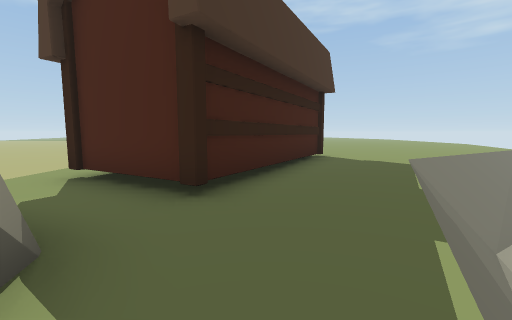
[1] (above)

24 first-person views from a walk through a 3-D level made in the Unity game engine. The camera is 1.5 m above the floor, tilts 6° down and sees 90° across. The floor is counted in squares, 2 m on a side. Each view is taken from the middle of a square. On the plan, view 1 faces up. The plan holds only what a view shows up to about 9 squares ahead; the rest is blank. The place goes on beyond the plan. The player character is not drawn. Some animated figures are not drawn.

[2]
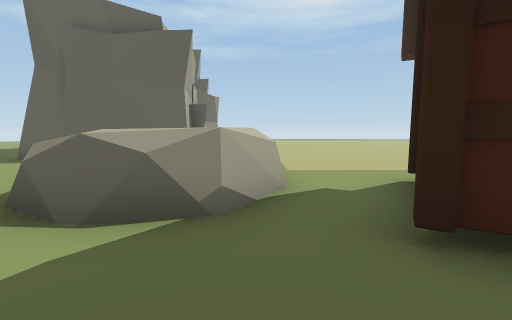

[3]
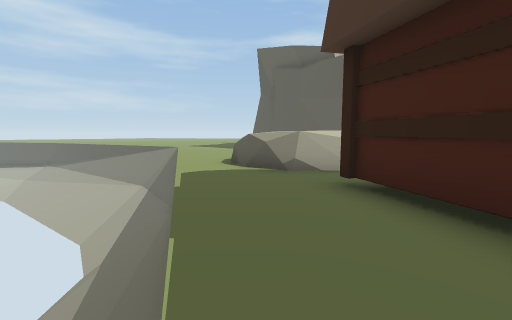

[4]
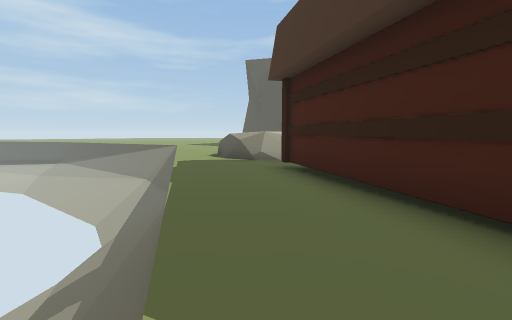

[5]
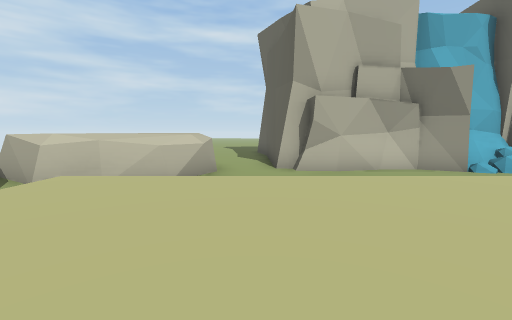

[6]
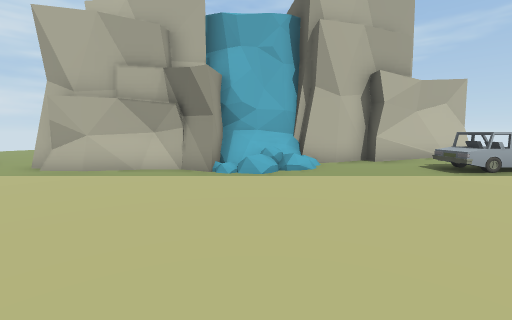

[7]
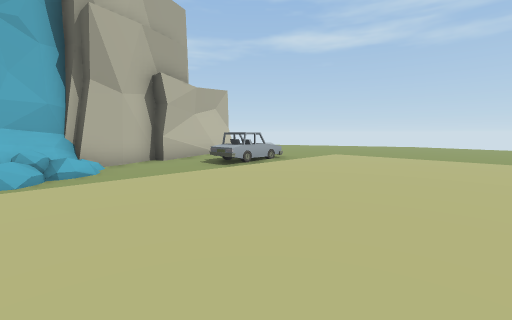

[8]
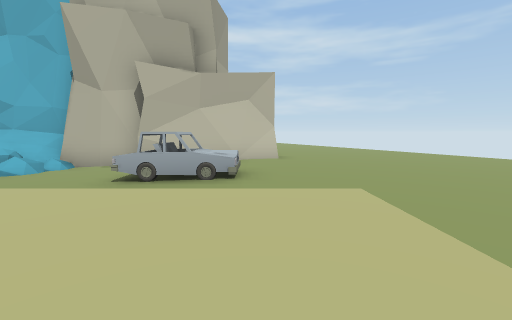

[9]
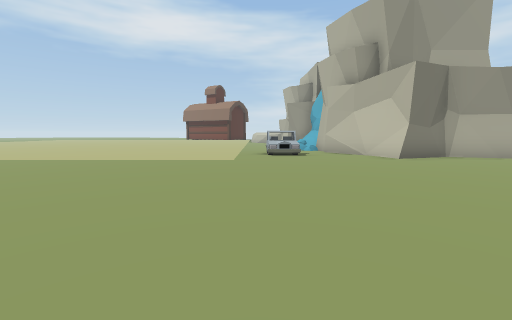

[10]
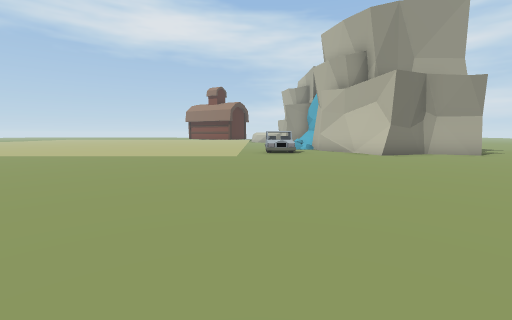

[11]
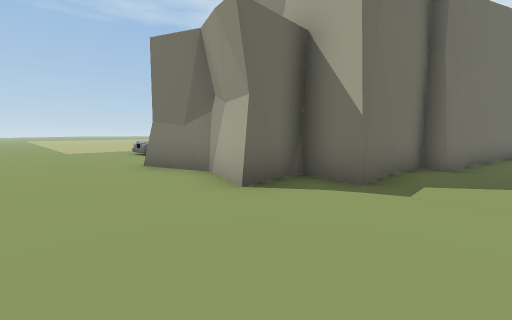

[12]
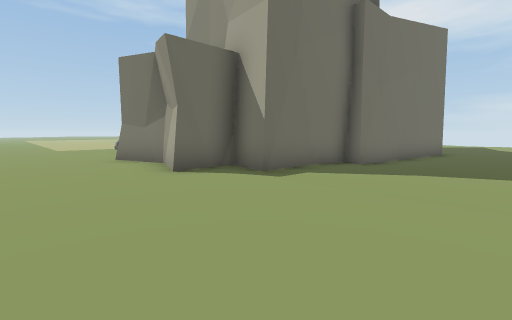

[13]
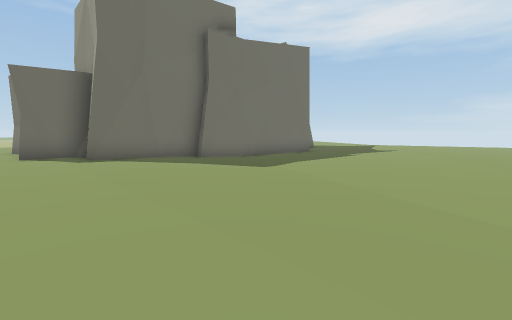

[14]
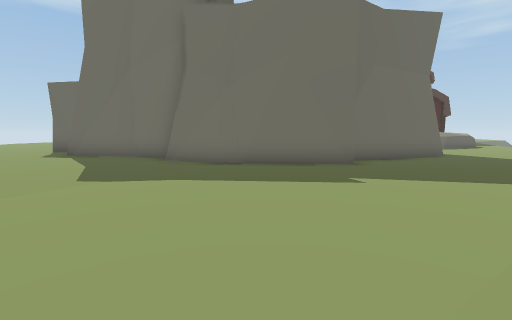

[15]
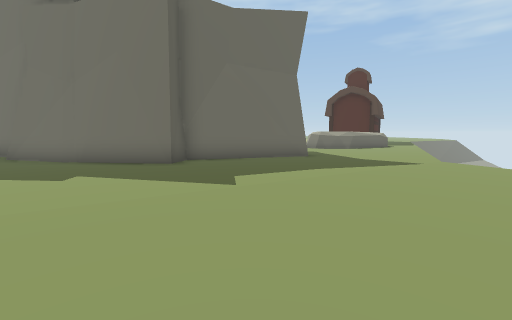

[16]
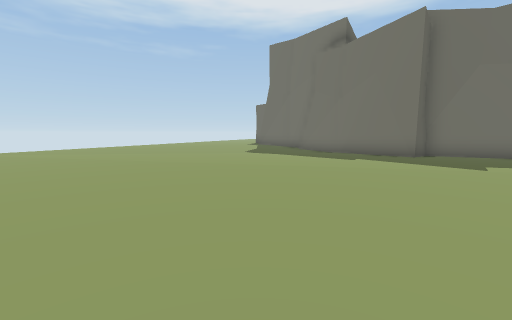

[17]
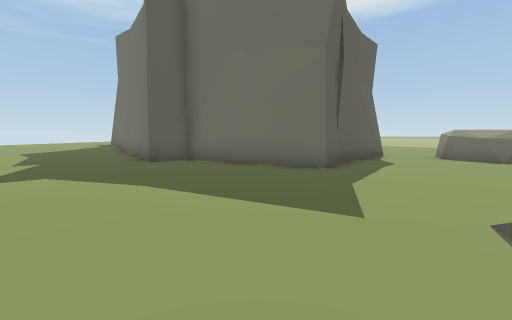

[18]
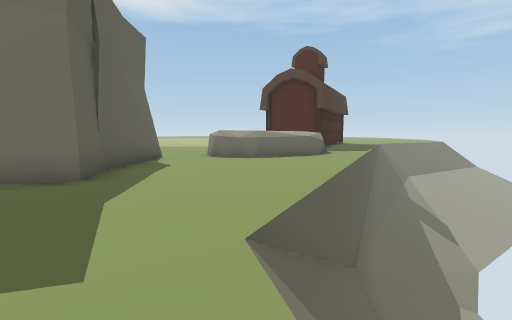

[19]
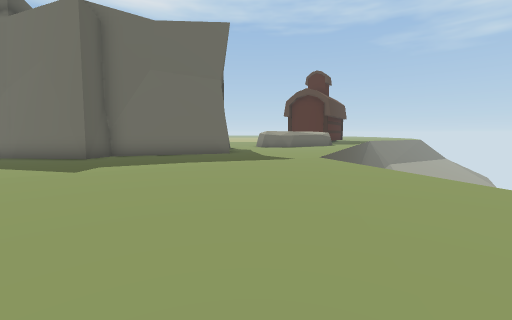

[20]
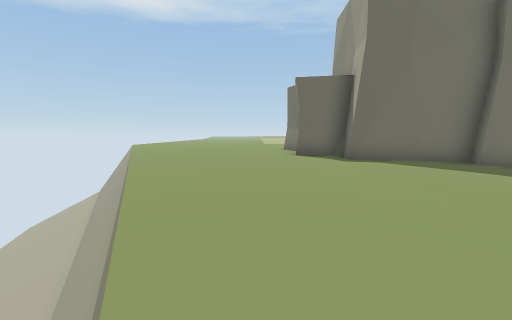

[21]
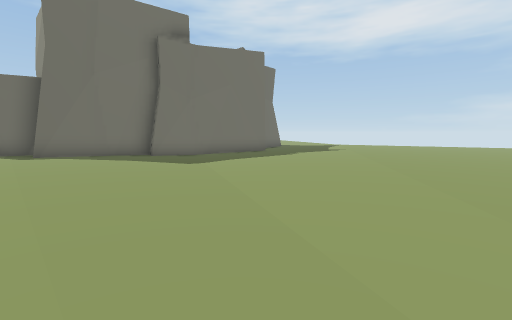

[22]
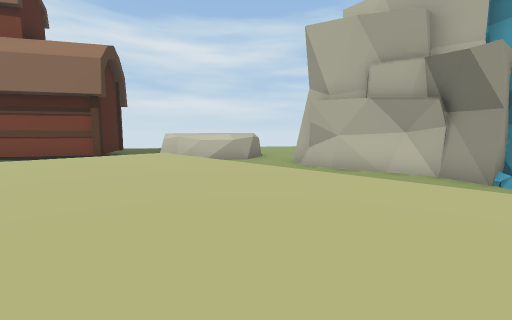

[23]
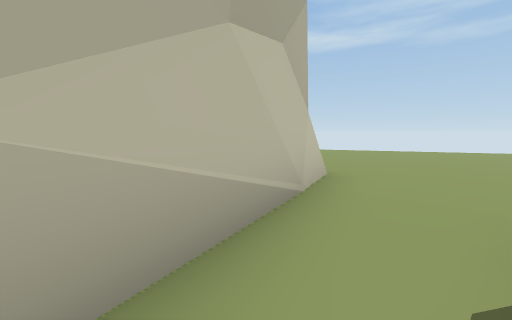

[24]
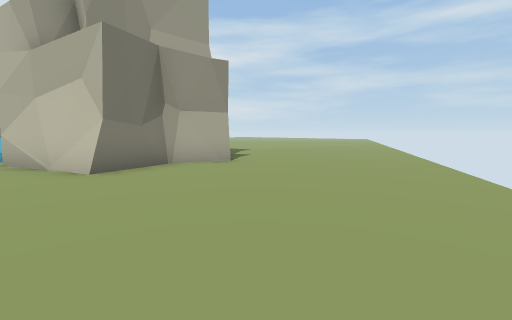

### Floor plan
Key: @ floor where view 1 was taken; # wall or solid block; . main floor; : floor 0.25 m higher than the main floor; - floor 0.25 m lower than the main floor; _ floor 0.5 m lower than the main floor; / step, stairs or slope; = window, fence, low wall or low ledge; ^ raised ledge; v drop or lower ground; O other object.
Columns run from 31 left of view 1 to 7 right of it. Each row starts with its distance up from view 1.
  7      ....::::::::::::::::::: #  #..////
  6      ....:::::::::::::::::::.# #...#///
  5     .....:::::::::::::::::::####...#//
  4   .......:::::::::::::::::::-##...v#/
  3   .......:::::::::::::::::::--...v#/
  2  .............-           ^^^^...#/
  1   .........OO.--__________^^ ^..v#//
  0   ............--//#___##_-^ ^^/@=///
 -1   ............-//#######_-^^^//==///
 -2   v.......#########    #----../=///
 -3    .......#            #---...v///
 -4     ......#            #---..////
 -5 // #......##          ##--...#///
 -6 ///#v......#####   ####---...v/
 -7 ////#.........-#####-----...#=
 -8  ///#v........-----#---....v
 -9   ///#........-------.......
-10    //#v.......-----.........
-11      /#.......---...........
-12        .......-..............
-13         .....................
-14         ....................
-15          ...................
-16           .............  .
-17           .............
-18           .............

Positions as (right, up) in squares from view 1, and headings:
1: (0, 0), facing up
2: (1, 2), facing left
3: (3, 5), facing down-left
4: (4, 7), facing down-left
5: (-7, 7), facing down
6: (-14, 7), facing down
7: (-14, 7), facing down-left
8: (-21, 6), facing down
9: (-29, 2), facing right
10: (-30, 2), facing right
11: (-24, -8), facing up-right
12: (-24, -10), facing up-right
13: (-22, -15), facing up-right
14: (-14, -15), facing up
15: (-9, -15), facing up
16: (-9, -18), facing up-left
17: (-4, -11), facing up-left
18: (-4, -10), facing up
19: (-6, -16), facing up
20: (-23, -14), facing up
21: (-21, -17), facing up-right
22: (-13, 7), facing down-right
23: (-18, 0), facing down-left
24: (-27, -1), facing down-right
